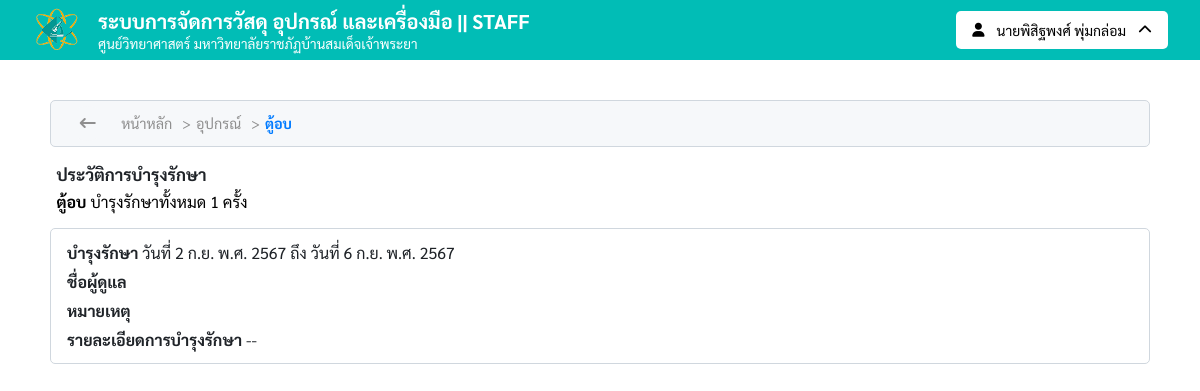
Screenshot of /maintenance_end/details?id=THLB519.0119 (signed in) with the database file from the repository.
### tables this page shows
CREATE TABLE `users_db` (
  `userID` int(50) NOT NULL,
  `username` varchar(100) NOT NULL,
  `password` varchar(100) NOT NULL,
  `created_at` timestamp NOT NULL DEFAULT current_timestamp() ON UPDATE current_timestamp(),
  `pre` set('นาย','นาง','นางสาว','ดร.','ผศ.ดร.','อ.') NOT NULL,
  `firstname` varchar(200) NOT NULL,
  `lastname` varchar(200) NOT NULL,
  `phone_number` varchar(10) NOT NULL,
  `email` varchar(200) NOT NULL,
  `role` set('อาจารย์','เจ้าหน้าที่','บุคลากร','') NOT NULL,
  `urole` set('staff','user') NOT NULL,
  `agency` varchar(100) NOT NULL,
  `status` set('w_approved','approved','n_approved') NOT NULL,
  `approved_by` varchar(200) DEFAULT NULL,
  `approved_date` datetime DEFAULT NULL
);

CREATE TABLE `logs_maintenance` (
  `ID` int(20) NOT NULL,
  `serial_number` varchar(20) DEFAULT NULL,
  `sci_name` varchar(100) DEFAULT NULL,
  `categories` varchar(20) DEFAULT NULL,
  `start_maintenance` date DEFAULT NULL,
  `end_maintenance` date DEFAULT NULL,
  `name_staff` varchar(100) DEFAULT NULL,
  `note` varchar(200) DEFAULT NULL,
  `details_maintenance` varchar(200) DEFAULT NULL,
  `created_at` timestamp NOT NULL DEFAULT current_timestamp() ON UPDATE current_timestamp()
);

### assets/config/Database.php (called while the page is built, shortened)
<?php
$base_url = 'http://localhost:8080';
?>

### assets/includes/thai_date_time.php (called while the page is built, shortened)
<?php
function thai_date_time_3($datetime)
{
    $thai_month_arr = array(
        1 => "ม.ค.",
        2 => "ก.พ.",
        3 => "มี.ค.",
        4 => "เม.ย.",
        5 => "พ.ค.",
        6 => "มิ.ย.",
        7 => "ก.ค.",
        8 => "ส.ค.",
        9 => "ก.ย.",
        10 => "ต.ค.",
        11 => "พ.ย.",
        12 => "ธ.ค."
    );
    $dt = new DateTime($datetime);
    $date = $dt->format('j');
    $month = (int)$dt->format('n');
    $year = $dt->format('Y') + 543;
    return "วันที่ $date {$thai_month_arr[$month]} พ.ศ. $year";
}

### views/staff-section/detailsMaintenance.php (the view, shortened to what this page needs)
<?php
require_once 'assets/config/Database.php';
include_once 'assets/includes/thai_date_time.php';
if (isset($_SESSION['staff_login'])) {
    $userID = $_SESSION['staff_login'];
    $stmt = $conn->prepare("
        SELECT *
        FROM users_db
        WHERE userID = :userID
    ");
    $stmt->bindParam(':userID', $userID, PDO::PARAM_INT);
    $stmt->execute();
    $userData = $stmt->fetch(PDO::FETCH_ASSOC);
}
try {
    if (isset($_GET['id'])) {
        $id = $_GET['id'];
        $stmt = $conn->prepare(" SELECT * FROM logs_maintenance WHERE serial_number = :id ");
        $stmt->bindParam(":id", $id, PDO::PARAM_INT);
        $stmt->execute();
        $detailsMaintenance = $stmt->fetchAll(PDO::FETCH_ASSOC);
    }
} catch (PDOException $e) {
    echo 'Error: ' . htmlspecialchars($e->getMessage(), ENT_QUOTES, 'UTF-8');
    exit;
}
?>
<!DOCTYPE html>
<html lang="en">
<head>
    <link rel="stylesheet" href="<?= $base_url; ?>/assets/font-awesome/css/all.css">
    <link rel="stylesheet" href="<?= $base_url; ?>/assets/css/navigator.css">
    <link rel="stylesheet" href="<?= $base_url; ?>/assets/css/breadcrumb.css">
    <link rel="stylesheet" href="<?= $base_url; ?>/assets/css/detailsMaintenance.css">
</head>
<body>
    <header>
        <?php include('assets/includes/navigator.php') ?>
    </header>
    <main class="detailsMaintenance">
        <div class="detailsMaintenance_header">
            <div class="detailsMaintenance_header_1">
                <a class="historyBACK" href="javascript:history.back();"><i class="fa-solid fa-arrow-left-long"></i></a>
                <div class="breadcrumb">
                    <a href="/">หน้าหลัก</a>
                    <span>&gt;</span>
                    <?php
                    if (!empty($detailsMaintenance)) {
                        if ($detailsMaintenance[0]['categories'] == 'อุปกรณ์') {
                            echo '<a href="/equipment">อุปกรณ์</a><span>&gt;</span>';
                        }
                        echo '<a href="' . htmlspecialchars($detailsMaintenance[0]['serial_number'], ENT_QUOTES, 'UTF-8') . '">'
                            . htmlspecialchars($detailsMaintenance[0]['sci_name'], ENT_QUOTES, 'UTF-8') . '</a>';
                    }
                    ?>
                </div>
            </div>
        </div>
        <div class="maintenance_history">
            <div class="maintenance_history_header">
                ประวัติการบำรุงรักษา
            </div>
            <?php if (!empty($detailsMaintenance)): ?>
                <div class="maintenance_history_subheader">
                    <span id="B"><?= htmlspecialchars($detailsMaintenance[0]['sci_name'] ?? '--', ENT_QUOTES, 'UTF-8'); ?></span>
                    บำรุงรักษาทั้งหมด <?php echo count($detailsMaintenance); ?> ครั้ง
                </div>
            <?php endif; ?>
            <div class="maintenanceContent">
                <?php if (is_array($detailsMaintenance) && count($detailsMaintenance) > 0) : ?>
                    <?php foreach ($detailsMaintenance as $dataList) : ?>
                        <div class="maintenance_entry">
                            <div>
                                <span id="B">บำรุงรักษา</span>
                                <?= htmlspecialchars(thai_date_time_3($dataList['start_maintenance'] ?? ''), ENT_QUOTES, 'UTF-8'); ?>
                                ถึง <?= htmlspecialchars(thai_date_time_3($dataList['end_maintenance'] ?? ''), ENT_QUOTES, 'UTF-8'); ?>
                            </div>
                            <div>
                                <span id="B">ชื่อผู้ดูแล</span> <?= htmlspecialchars($dataList['name_staff'] ?? '--', ENT_QUOTES, 'UTF-8'); ?>
                            </div>
                            <div>
                                <span id="B">หมายเหตุ</span> <?= htmlspecialchars($dataList['note'] ?? '--', ENT_QUOTES, 'UTF-8'); ?>
                            </div>
                            <div>
                                <span id="B">รายละเอียดการบำรุงรักษา</span> <?= htmlspecialchars($dataList['details_maintenance'] ?? '--', ENT_QUOTES, 'UTF-8'); ?>
                            </div>
                        </div>
                    <?php endforeach; ?>
                <?php endif; ?>
            </div>
        </div>
    </main>
</body>
</html>

### assets/includes/navigator.php (shortened to what this page needs)
<div class="header">
    <div class="header_nav">
        <div class="header_nav_banner">
            <a href="<?php echo $base_url; ?>/" class="header_navbanner_name">
                <div class="header_navbanner_img">
                    <img src="<?php echo $base_url; ?>/assets/img/logo/sci_center.png">
                </div>
            </a>
            <div class="header_navbanner_name_00">
                <span id="B" class="header_navbanner_name-1">
                    ระบบการจัดการวัสดุ อุปกรณ์ และเครื่องมือ
                    <?php if (isset($_SESSION['staff_login'])) : ?>
                        || STAFF
                    <?php endif; ?>
                </span>
                <span class="header_navbanner_name-2">
                    ศูนย์วิทยาศาสตร์ มหาวิทยาลัยราชภัฏบ้านสมเด็จเจ้าพระยา
                </span>
            </div>
        </div>
        <div class="header_nav_userinfo">
            <?php if (isset($_SESSION['user_login'])) : ?>
                <div class="header_userinfo_btn" id="userInfoBtn">
                    <div class="select">
                        <i class="fa-solid fa-user"></i>
                        <span>
                            <?= $userData['pre'] . $userData['firstname'] . '&nbsp;' . $userData['lastname'] ?>
                        </span>
                        <i class="arrow_rotate fa-solid fa-chevron-up"></i>
                    </div>
                </div>
                <div class="logoutMODAL">
                    <div class="logoutMODAL_content">
                        <div class="logoutMODAL_popup">
                            <div class="logoutMODAL_sec01">
                                <i class="fa-solid fa-right-from-bracket"></i>
                                <span id="B">แจ้งเตือนออกจากระบบ</span>
                            </div>
                            <div class="logoutMODAL_sec02">
                                <a class="profileUser" href="<?php echo $base_url; ?>/profile_user"><i class="fa-solid fa-user-pen"></i></a>
                                <a class="confirmLogout" href="<?php echo $base_url; ?>/models/sign_out.php">ออกจากระบบ</a>
                                <div class="cancel_del closeDetails">
                                    <span>ปิดหน้าต่าง</span>
                                </div>
                            </div>
                        </div>
                    </div>
                </div>
            <?php elseif (isset($_SESSION['staff_login'])) : ?>
                <div class="header_userinfo_btn" id="userInfoBtn">
                    <div class="select">
                        <i class="fa-solid fa-user"></i>
                        <span>
                            <?= $userData['pre'] . $userData['firstname'] . '&nbsp;' . $userData['lastname'] ?>
                        </span>
                        <i class="arrow_rotate fa-solid fa-chevron-up"></i>
                    </div>
                </div>
            <?php endif; ?>
        </div>
    </div>
</div>

### assets/css/navigator.css (style rules this page uses)
* { margin: 0; padding: 0; box-sizing: border-box; font-family: Sarabun; text-decoration: none; list-style: none; }
#B { font-family: Sarabun-bold; }
.header { background-color: #01bdb6; color: white; width: 100%; height: 60px; top: 0; left: 0; position: relative; z-index: 2; }
.header_nav_banner { display: flex; align-items: center; justify-content: center; height: 100%; gap: 1rem; }

### assets/css/breadcrumb.css (style rules this page uses)
.breadcrumb { font-size: 0.9rem; display: flex; align-items: center; }
.breadcrumb a:last-child { color: #007bff; font-family: Sarabun-bold; }
.breadcrumb span { margin: 0 5px; color: #8f8f8f; }

### assets/css/DetailsMaintenance.css (style rules this page uses)
.detailsMaintenance { width: 100%; max-width: 1100px; margin: 2.5rem auto; }
.maintenance_history_header { display: flex; align-items: center; padding-left: 0.4rem; margin-top: 1rem; color: #1f2328; font-family: Sarabun-bold; font-size: 1.05rem; }
.maintenance_history_subheader { padding-top: 0.4rem; padding-left: 0.4rem; }
.maintenanceContent { width: 100%; display: flex; flex-direction: column; color: #1f2328; border-radius: 5px; margin-top: 1rem; border: 1px solid #d0d7de; }
.maintenance_entry { display: flex; flex-direction: column; gap: 0.5rem; padding: 0.8rem 1rem; border-bottom: 1px solid #d0d7de; }
.maintenance_entry:last-child { border-bottom: none; }

### rows the page displays
users_db: pre "นาย", firstname "พิสิฐพงศ์", lastname "พุ่มกล่อม"
logs_maintenance: sci_name "ตู้อบ", start_maintenance "วันที่ 2 ก.ย. พ.ศ. 2567", end_maintenance "วันที่ 6 ก.ย. พ.ศ. 2567", details_maintenance "--"

### other values shown
count($detailsMaintenance) "1"
